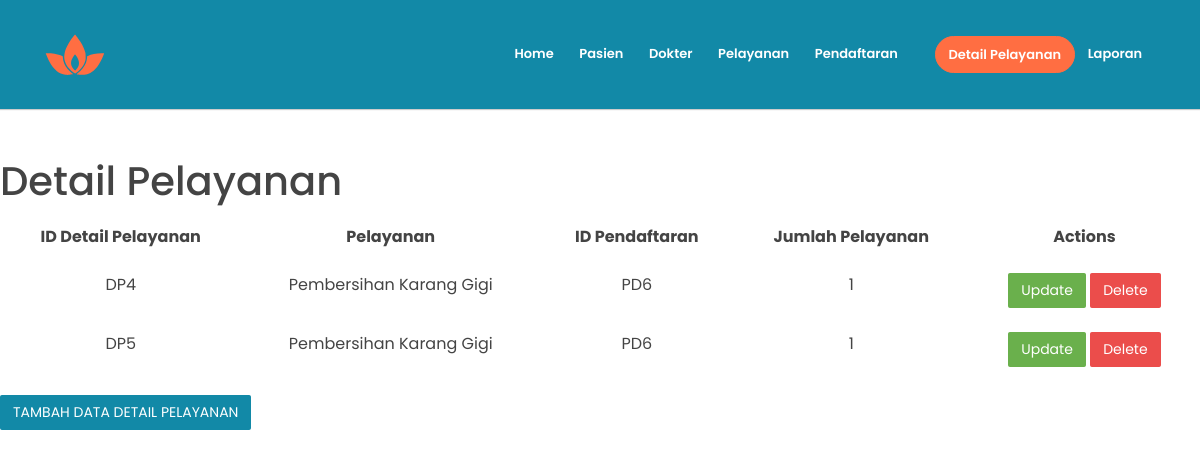
The page /detailpelayanan on the database as committed earlier.
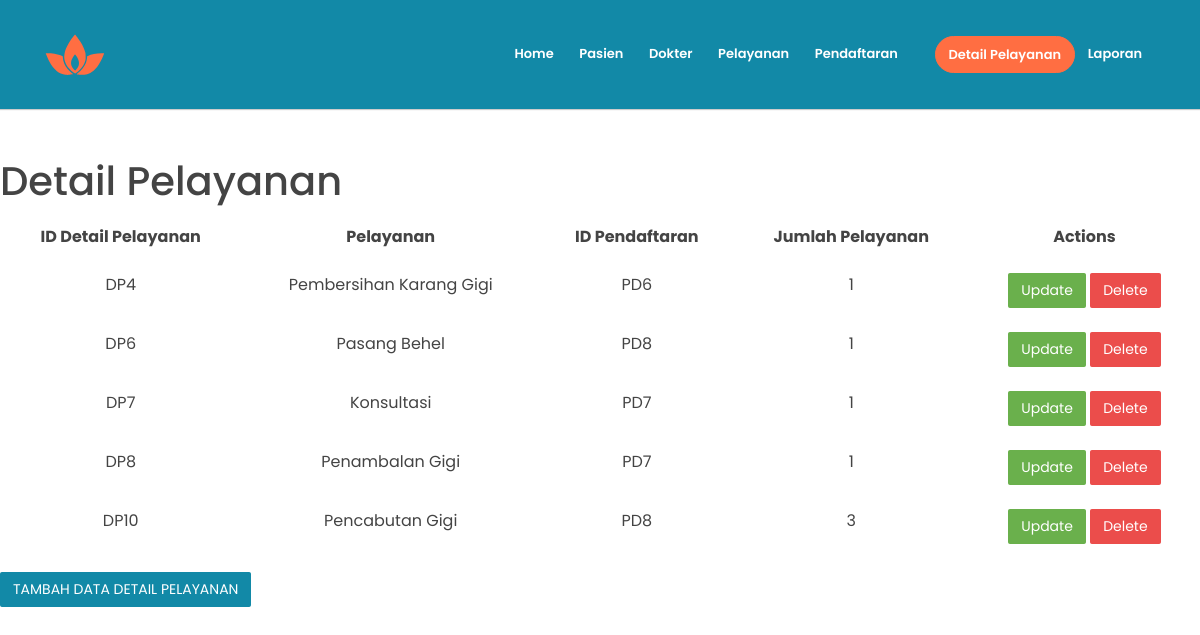
The same page on the database as committed later.
### app/models.py (models this page shows, shortened)
class detailpelayanan(models.Model):
    iddetailpelayanan = models.AutoField(primary_key=True)
    idpendaftaran = models.ForeignKey(pendaftaran,on_delete=models.CASCADE)
    idpelayanan = models.ForeignKey(pelayanan,on_delete=models.CASCADE)
    jumlahjenispelayanan = models.IntegerField()

class pelayanan(models.Model):
    idpelayanan = models.AutoField(primary_key=True)
    jenispelayanan = models.CharField(max_length=50)
    hargapelayanan = models.IntegerField()
    def __str__(self):
        return str(self.jenispelayanan)

class pendaftaran(models.Model):
    idpendaftaran = models.AutoField(primary_key=True)
    iddokter = models.ForeignKey(dokter,on_delete=models.CASCADE)
    idpasien = models.ForeignKey(pasien,on_delete=models.CASCADE)
    tanggalpendaftaran = models.DateField()
    def __str__(self):
        return str(self.idpendaftaran)

### app/views.py (the view)
# urls.py: path('detailpelayanan', views.detailpelayanan, name='detailpelayanan'),
def detailpelayanan(request):
    alldetailpelayananobj = models.detailpelayanan.objects.all()
    allpelayananobj = models.pelayanan.objects.all()
    allpendaftaranobj = models.pendaftaran.objects.all()
    return render(request, 'detailpelayananx.html',{
        'alldetailpelayananobj' : alldetailpelayananobj,
        'allpelayananobj' : allpelayananobj,
        'allpendaftaranobj' : allpendaftaranobj,
    })

### app/templates/detailpelayananx.html (shortened to what this page needs)
{%load static%}
<!DOCTYPE html>
<html lang="en">
<head>
    <link rel="stylesheet" href="{%static 'assets/vendors/themify-icons/css/themify-icons.css'%}">
	<link rel="stylesheet" href="{%static 'assets/css/leadmark.css'%}">
</head>
<body data-spy="scroll" data-target=".navbar" data-offset="40" id="home">
    <nav class="navbar navbar-expand-sm navbar-dark bg-info shadow mb-3">
        <div class="container">
            <a class="navbar-brand" href="#">
                <img src="assets/imgs/logo.svg" alt="">
            </a>
            <div class="collapse navbar-collapse" id="navbarSupportedContent">
                <ul class="navbar-nav ml-auto">
                    <li class="nav-item">
                        <a class="nav-link text-white" href="{% url 'home' %}" >Home</a>
                    </li>
                    <li class="nav-item">
                        <a class="nav-link text-white" href="{% url 'pasienx' %}" >Pasien</a>
                    </li>
                    <li class="nav-item">
                        <a class="nav-link text-white" href="{% url 'dokterx' %}" >Dokter</a>
                    </li>
                    <li class="nav-item">
                        <a class="nav-link text-white" href="{% url 'pelayananx' %}" >Pelayanan</a>
                    </li>
                    <li class="nav-item">
                        <a class="nav-link text-white" href="{% url 'pendaftaranx' %}">Pendaftaran</a>
                    </li>
                    <li class="nav-item">
                        <a href="{% url 'detailpelayananx' %}" class="ml-4 nav-link btn btn-primary btn-sm rounded text-white">Detail Pelayanan</a>
                    </li>
                    <li class="nav-item">
                        <a class="nav-link text-white" href="{% url 'laporan' %}">Laporan</a>
                    </li>
                </ul>
            </div>
        </div>
    </nav>
    <h1 class="section-secondary-title mt-5">Detail Pelayanan</h1>
      <table class="table table-striped">
         <thead>
            <tr>
                <th>
                    <center>
                    ID Detail Pelayanan
                    </center>
                </th>
                <th>
                    <center>
                    Pelayanan
                    </center>
                </th>
                <th>
                    <center>
                    ID Pendaftaran
                    </center>
                </th>
                <th>
                    <center>
                    Jumlah Pelayanan
                    </center>
                </th>
                <th>
                    <center>
                    Actions
                    </center>
                </th>
            </tr>
            {% for item in alldetailpelayananobj%}
            <tr>
                <td>
                    <center>
                    DP{{ item.iddetailpelayanan }}
                    </center>
                </td>
                <td>
                    <center>
                    {{ item.idpelayanan }}
                    </center>
                </td>
                <td>
                    <center>
                    PD{{ item.idpendaftaran }}
                    </center>
                </td>
                <td>
                    <center>
                    {{ item.jumlahjenispelayanan }}
                    </center>
                </td>
                <td>
                    <center>
                    <a href="{% url 'updatedetailpelayananx' item.iddetailpelayanan %}">
                        <button class="btn btn-success">Update</button>
                    </a>
                    <a href="{% url 'deletedetailpelayanan' item.iddetailpelayanan %}">
                        <button class="btn btn-danger">Delete</button>
                    </a>
                    </center>
                </td>
            </tr>
            {% endfor %}
      </table>
    <a href="{% url 'createdatadetailpelayananx' %}">
        <button class="btn btn-info">TAMBAH DATA DETAIL PELAYANAN</button>
    </a>

Rows that differ between the two databases and show on the page:
removed detailpelayanan: iddetailpelayanan "5", idpelayanan "Pembersihan Karang Gigi", idpendaftaran "6", jumlahjenispelayanan "1"
added detailpelayanan: iddetailpelayanan "6", idpelayanan "Pasang Behel", idpendaftaran "8", jumlahjenispelayanan "1"
added detailpelayanan: iddetailpelayanan "7", idpelayanan "Konsultasi", idpendaftaran "7", jumlahjenispelayanan "1"
added detailpelayanan: iddetailpelayanan "8", idpelayanan "Penambalan Gigi", idpendaftaran "7", jumlahjenispelayanan "1"
added detailpelayanan: iddetailpelayanan "10", idpelayanan "Pencabutan Gigi", idpendaftaran "8", jumlahjenispelayanan "3"
